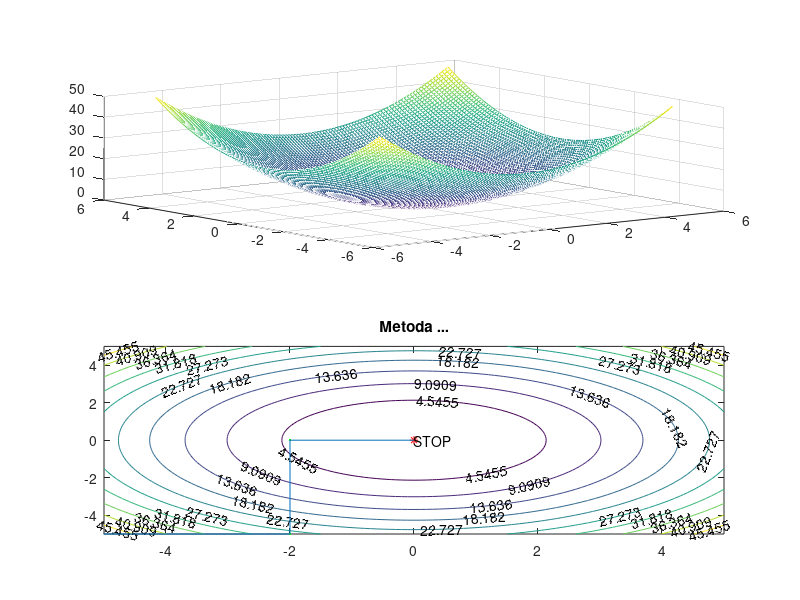

The MATLAB script that drew this image:
clc
close
clear
tic

x0=0.1;
y0=1;
%i=0;
iteracje=0;
krok=5;
dokl=0.01;

z=@(x,y)x.^2+y.^2;
%z=@(x,y)100.*(y-x.^2).^2+(1-x).^2;
%z=@(x,y)-cos(x).*cos(y).*exp(-((x-pi).^2+(y-pi).^2));
%[x,y]=meshgrid([-2.048:0.1:2.048],[-2.048:0.1:2.048]);
[x,y]=meshgrid([-5:0.1:5],[-5:0.1:5]);

%11111111111111

while krok>dokl && i<5
    f1=z(x0,y0);         %zerowy
    f2=z(x0, y0+krok);   %gora
    f3=z(x0+krok, y0);   %prawo
    f4=z(x0, y0-krok);   %dol
    f5=z(x0-krok, y0);   %lewo

    [w,p] = min([f1,f2,f3,f4,f5]);

    switch p
        case 1
            krok= krok /2;
            i = i+1;
        case 2
            y0 = y0+krok;
            i=0;
        case 3
            x0 = x0+krok;
            i=0;
        case 4
            y0 = y0-krok;
            i=0;
        case 5
            x0 = x0-krok;
            i=0;
    end
    iteracje = iteracje + 1;
end

subplot(2,1,1)
mesh(x,y,z(x,y))
%colormap(hot)
subplot(2,1,2)
[c,h]=contour(x,y,z(x,y))
title('Metoda ...')


%axis square
clabel(c,h)
hold on
dx=[-8,-2,-2,0];
dy=[-5,-5,0,0];

plot(dx(1),dy(1),'r*')
text(dx(1),dy(1),'START')
plot(dx(end),dy(end),'r*')
text(dx(end),dy(end),'STOP')

plot(dx(2:end-1),dy(2:end-1),'g.')
plot(dx,dy)
toc

iteracje
[x0, y0]
z(x0,y0)

%w odpowiedzi ma byc:
%x,y minimum
%wartosc funkcji w min
%liczba iteracji  (liczba ile bylo przejsc w nowe miejsce)
%czas tic ... toc

%dobra strona http://geatbx.com/docu/fcnindex-01.html#TopOfPage




